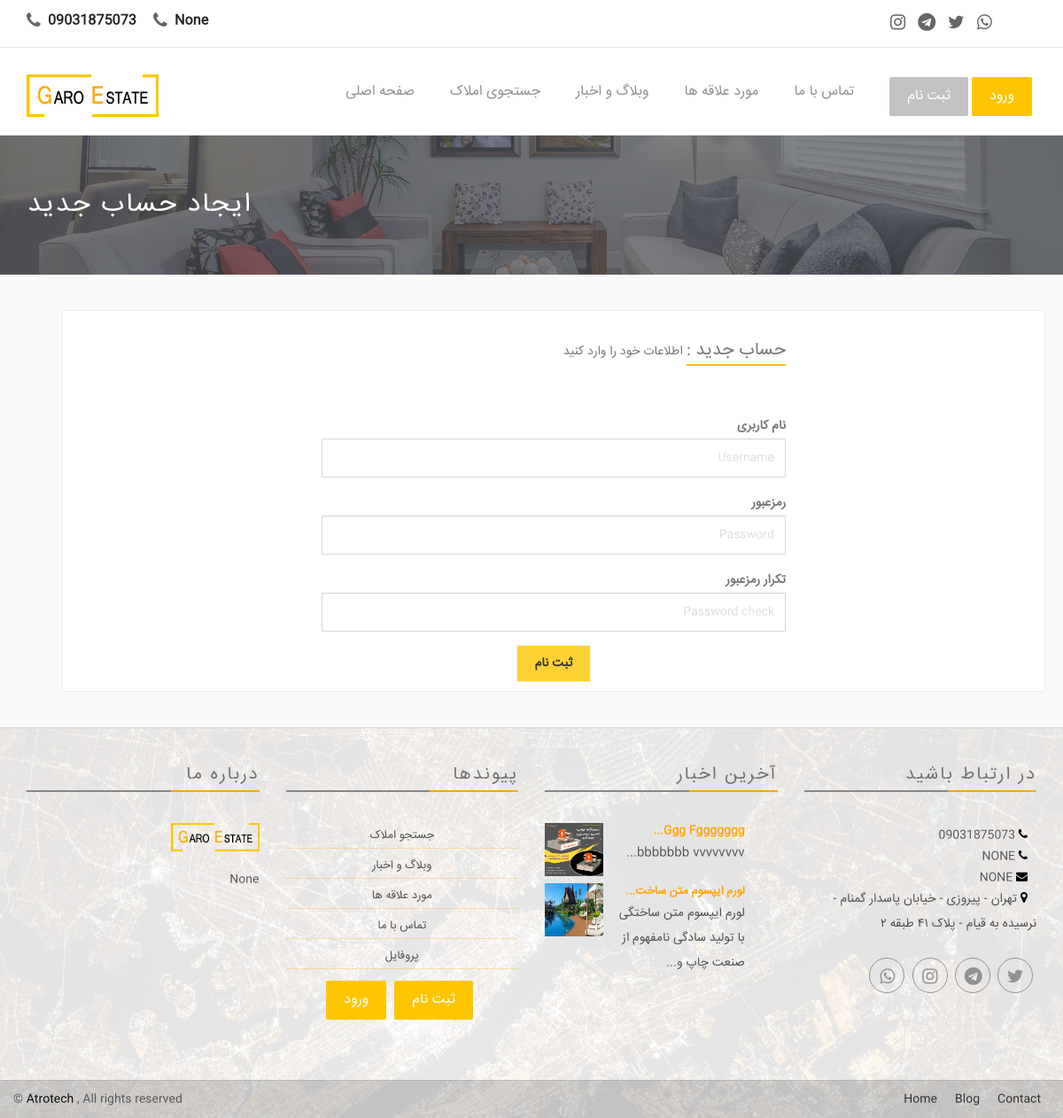
Screenshot of /register/ with the database file from the repository.
### app/models.py (models this page shows, shortened)
class Settings(models.Model):
  title = models.CharField(max_length=100, verbose_name = "عنوان")
  title_below = models.CharField(max_length=300 , null=True, blank=True , verbose_name = "متن زیر عنوان")
  introduction_text = models.TextField(max_length=2000 , null=True, blank=True , verbose_name = "متن معرفی" )
  contact_page_text = models.TextField(max_length=2000 , null=True, blank=True , verbose_name = "متن صفحه تماس با ما")
  experts_number = models.IntegerField(default='1', verbose_name = "تعداد کارشناسان")
  email = models.EmailField(max_length=200 , null=True , blank=True , verbose_name = "ایمیل")
  address = models.CharField(max_length=300 , null=True , blank=True , verbose_name = "آدرس")
  phone1 = models.CharField(max_length=20 , null=True , blank=True , verbose_name = "تلفن ۱")
  phone2 = models.CharField(max_length=20 , null=True , blank=True , verbose_name = "تلفن ۲")
  whatsapp_number = models.CharField(max_length=20 , null=True , blank=True , verbose_name = "شماره واتساپ")
  instagram = models.URLField(max_length=500, null=True, blank=True, verbose_name = "لینک اینستاگرام")
  telegram = models.URLField(max_length=500, null=True, blank=True, verbose_name = "لینک تلگرام")
  twitter = models.URLField(max_length=500, null=True, blank=True, verbose_name = "لینک توییتر")
  whatsapp = models.URLField(max_length=500, null=True, blank=True, verbose_name = "لینک واتس اپ")
  lat_long = models.CharField(max_length=50 , null=True , blank=True , verbose_name = "lat & long")
  logo = models.ImageField(default='logo.png', upload_to='logo', null=True, blank=True, verbose_name = "لوگو")
  header_image = models.ImageField(default='header.png', upload_to='header', null=True, blank=True, verbose_name = "تصویر سربرگ (header)")
  class Meta:
      verbose_name = "تنظیمات"
      verbose_name_plural = "تنظیمات"

### blogApp/models.py (models this page shows, shortened)
class Post(models.Model):
    title = models.CharField(max_length=255, verbose_name="عنوان")
    slug = models.SlugField(max_length=255, null=True, blank=True, verbose_name="نشانی پیوند (link)")
    author = models.ForeignKey(User, on_delete=models.CASCADE, verbose_name="نویسنده")
    img = models.ImageField(upload_to='blog', null=True, verbose_name="تصویر")
    body = RichTextField(blank=False, null=True, verbose_name="متن")
    comments = models.ManyToManyField(PostComment, blank=True, verbose_name="نظرات")
    post_date = models.DateTimeField(auto_now_add=True)
    category = models.ForeignKey(Categories, null=True, on_delete=models.PROTECT, related_name='category_set', verbose_name="دسته بندی")
    class Meta:
      verbose_name = "پست"
      verbose_name_plural = "پست ها"

### authentication/views.py (the view)
# urls.py: path('register/', register_user, name="register"),
def register_user(request):
    msg     = None
    success = False
    if request.method == "POST":
        form = SignUpForm(request.POST)
        if form.is_valid():
            form.save()
            username = form.cleaned_data.get("username")
            raw_password = form.cleaned_data.get("password1")
            user = authenticate(username=username, password=raw_password)
            msg     = 'کاربر ایجاد شد - <a href="/login">ورود</a>.'
            success = True
        else:
            msg = 'اطلاعات فرم معتبر نیست'
    else:
        form = SignUpForm()
    return render(request, "accounts/register.html", {"form": form, "msg" : msg, "success" : success })

### authentication/forms.py
class SignUpForm(UserCreationForm):
    username = forms.CharField(
        widget=forms.TextInput(
            attrs={
                "placeholder" : "Username",
                "class": "form-control"
            }
        ))
    password1 = forms.CharField(
        widget=forms.PasswordInput(
            attrs={
                "placeholder" : "Password",
                "class": "form-control"
            }
        ))
    password2 = forms.CharField(
        widget=forms.PasswordInput(
            attrs={
                "placeholder" : "Password check",
                "class": "form-control"
            }
        ))
    class Meta:
        model = User
        fields = ('username', 'password1', 'password2')

### app/context_processor.py (called while the page is built)
def settings(request):
    return {
    'settings': models.Settings.objects.all().last() ,
    'latestpost_list' : Post.objects.all().order_by('-post_date')[:3] ,
    'footer_latestpost_list' : Post.objects.all().order_by('-post_date')[:2]
    }

### crm/context_processor.py (called while the page is built)
def notification(request):
    if request.user.is_superuser:
        return {
           'new_reqs': models.Order_request.objects.filter(status='جدید').order_by('-date_created') ,
           'new_req_counts': models.Order_request.objects.filter(status='جدید').count()
        }
    elif request.user.is_authenticated:
        return {
           'new_reqs': models.Order_request.objects.filter(status='جدید' , user__user=request.user ).order_by('-date_created') ,
           'new_req_counts': models.Order_request.objects.filter(status='جدید' , user__user=request.user ).count()
        }
    else:
        return { 'userProfile': None }

def accessType(request):
    if request.user.is_authenticated:
        return { 'userProfile': get_object_or_404(models.Profile, user=request.user) }
    else:
        return { 'userProfile': None }

### templates/accounts/register.html (shortened to what this page needs)
{% extends "base.html" %}
{% block content %}
<div style="background:#494C53 url({{ settings.header_image.url }}) no-repeat scroll center top / cover; color:#FFF; position: relative; min-height: 140px; ">
		<div class="container">
				<div class="row">
						<div class="page-head-content">
								<h1 class="page-title"> ایجاد حساب جدید </h1>
						</div>
				</div>
		</div>
</div>
<div class="register-area" style="background-color: rgb(249, 249, 249);">
		<div class="container" dir="rtl">
				<div class="col-md-12">
						<div class="box-for overflow">
								<div class="col-sm-6 col-sm-offset-3 login-blocks">
										<h2>حساب جدید : </h2>
										<span class="mb-0 text-muted">
											{% if msg %}
												{{ msg | safe }}
											{% else %}
												اطلاعات خود را وارد کنید
											{% endif %}
										</span>
										<p> <br /> </p>
										{% if not success %}
										<form role="form" method="post" action="">
												<div class="form-group">
														<label for="name">نام کاربری</label>
														{{ form.username }}
												</div>
												<div class="form-group">
														<label for="password">رمزعبور</label>
														{{ form.password1 }}
												</div>
												<div class="form-group">
														<label for="password">تکرار رمزعبور</label>
														{{ form.password2 }}
												</div>
												<div class="text-center">
														<button type="submit" class="btn btn-default">ثبت نام</button>
												</div>
										</form>
										{% endif %}
								</div>
						</div>
				</div>
		</div>
</div>
{% endblock content %}

### templates/base.html (shortened to what this page needs)
{% load static %}
{% load bootstrap %}
<!DOCTYPE html>
<html class="no-js">
<head>
  <link rel="stylesheet" href="{% static 'assets/css/normalize.css' %}">
  <link rel="stylesheet" href="{% static 'assets/css/font-awesome.min.css' %}">
  <link rel="stylesheet" href="{% static 'assets/css/fontello.css">
  <link href="{% static 'assets/fonts/icon-7-stroke/css/pe-icon-7-stroke.css' %}" rel="stylesheet">
  <link href="{% static 'assets/fonts/icon-7-stroke/css/helper.css' %}" rel="stylesheet">
  <link href="{% static 'assets/css/animate.css' %}" rel="stylesheet" media="screen">
  <link rel="stylesheet" href="{% static 'assets/css/bootstrap-select.min.css' %}">
  <link rel="stylesheet" href="{% static 'bootstrap/css/bootstrap.min.css' %}">
  <link rel="stylesheet" href="{% static 'assets/css/icheck.min_all.css' %}">
  <link rel="stylesheet" href="{% static 'assets/css/price-range.css' %}">
  <link rel="stylesheet" href="{% static 'assets/css/owl.carousel.css' %}">
  <link rel="stylesheet" href="{% static 'assets/css/owl.theme.css' %}">
  <link rel="stylesheet" href="{% static 'assets/css/owl.transitions.css' %}">
  <link rel="stylesheet" href="{% static 'assets/css/style.css' %}">
  <link rel="stylesheet" href="{% static 'assets/css/responsive.css' %}">
  <link rel="stylesheet" href="https://cdnjs.cloudflare.com/ajax/libs/font-awesome/4.7.0/css/font-awesome.min.css">
</head>
<body>
  <div class="header-connect">
  		<div class="container">
  				<div class="row">
  						<div class="col-md-5 col-sm-8  col-xs-12">
  								<div class="header-half header-call">
  										<p>
  												<span> <i class="fa fa-phone"></i> <a href="tel:{{ settings.phone1 }}"> {{ settings.phone1 }} </a> </span>
                          <span> <i class="fa fa-phone"></i> <a href="tel:{{ settings.phone2 }}"> {{ settings.phone2 }} </a> </span>
  										</p>
  								</div>
  						</div>
  						<div class="col-md-2 col-md-offset-5  col-sm-3 col-sm-offset-1  col-xs-12">
  								<div class="header-half header-social">
  										<ul class="list-inline">
                          <li><a href="{{ settings.instagram }}"><i class="fa fa-instagram" style="font-size:20px"></i></a></li>
                          <li><a href="{{ settings.telegram }}"><i class="fa fa-telegram" style="font-size:20px"></i></a></li>
  												<li><a href="{{ settings.twitter }}"><i class="fa fa-twitter" style="font-size:20px"></i></a></li>
  												<li><a href="{{ settings.whatsapp }}"><i class="fa fa-whatsapp" style="font-size:20px"></i></a></li>
  										</ul>
  								</div>
  						</div>
  				</div>
  		</div>
  </div>
  <nav class="navbar navbar-default ">
  		<div class="container">
  				<div class="navbar-header">
  						<a class="navbar-brand" href="{% url 'app:home' %}"><img src="{{ settings.logo.url }}" alt="{{ settings.title }}"></a>
  				</div>
  				<div class="collapse navbar-collapse yamm" id="navigation">
  						<div class="button navbar-right">
                {% if user.is_authenticated %}
                <button class="navbar-btn nav-button wow fadeInRight" onclick=" window.location.replace('{% url 'logout' %}')" data-wow-delay="0.5s"> خروج </button>
                <button class="navbar-btn nav-button wow fadeInRight login" onclick=" window.location.replace('{% url 'app:profile' %}')" data-wow-delay="0.5s"> پروفایل </button>
                {% else %}
                <button class="navbar-btn nav-button wow bounceInRight" onclick="window.location.replace('{% url 'register' %}')" data-wow-delay="0.4s"> ثبت نام </button>
                <button class="navbar-btn nav-button wow fadeInRight login" onclick=" window.location.replace('{% url 'login' %}')" data-wow-delay="0.5s"> ورود </button>
                {% endif %}
  						</div>
  						<ul class="main-nav nav navbar-nav navbar-right">
  								<li class="wow fadeInDown" data-wow-delay="0.1s"><a class="" href="{% url 'app:home' %}"> صفحه اصلی </a> </li>
  								<li class="wow fadeInDown" data-wow-delay="0.1s"><a class="" href="{% url 'app:items' %}"> جستجوی املاک </a></li>
  								<li class="wow fadeInDown" data-wow-delay="0.1s"><a class="" href="/blog"> وبلاگ و اخبار  </a></li>
  								<li class="wow fadeInDown" data-wow-delay="0.1s"><a class="" href="{% url 'app:favs' %}"> مورد علاقه ها  </a></li>
  								<li class="wow fadeInDown" data-wow-delay="0.4s"><a href="{% url 'app:contact' %}"> تماس با ما </a></li>
  						</ul>
  				</div>
  		</div>
  </nav>
{% block content %}{% endblock content %}
    <div class="footer-area">
    		<div class=" footer">
    				<div class="container">
    						<div class="row" align="right">
    								<div class="col-md-3 col-sm-6 wow fadeInRight animated">
    										<div class="single-footer">
    												<h4> درباره ما </h4>
    												<div class="footer-title-line"></div>
    												<img src="{{ settings.logo.url }}" alt="{{ settings.title }} " class="wow pulse" data-wow-delay="1s">
    												<p dir="rtl"> {{ settings.title_below }} </p>
    										</div>
    								</div>
    								<div class="col-md-3 col-sm-6 wow fadeInRight animated">
    										<div class="single-footer">
    												<h4> پیوندها  </h4>
    												<div class="footer-title-line"></div>
    												<ul class="footer-menu" dir="rtl" align="center">
    														<li><a href="{% url 'app:items' %}"> جستجو املاک </a></li>
    														<li><a href="/blog"> وبلاگ و اخبار </a></li>
    														<li><a href="{% url 'app:favs' %}"> مورد علاقه ها </a></li>
    														<li><a href="{% url 'app:contact' %}">  تماس با ما  </a></li>
    														<li><a href="{% url 'app:profile' %}"> پروفایل </a>  </li>
                                <button class="navbar-btn nav-button wow bounceInRight login" onclick="window.location.replace('{% url 'register' %}')" data-wow-delay="0.4s"> ثبت نام </button>
                                <button class="navbar-btn nav-button wow fadeInRight login" onclick=" window.location.replace('{% url 'login' %}')" data-wow-delay="0.5s"> ورود </button>
    												</ul>
    										</div>
    								</div>
    								<div class="col-md-3 col-sm-6 wow fadeInRight animated">
    										<div class="single-footer">
    												<h4> آخرین اخبار </h4>
    												<div class="footer-title-line"></div>
    												<ul class="footer-blog">
                            {% for post in footer_latestpost_list %}
    														<li dir="rtl">
    																<div class="col-md-3 blg-thumb p0">
    																		<a href="{% url 'blog-detail' post.slug %}"> <img src="{{post.img.url}}"> </a>
    																</div>
    																<div class="col-md-8  col-sm-8 col-xs-8  blg-entry">
    																		<h6> <a href="{% url 'blog-detail' post.slug %}"> {{ post.title | slice:':20' | safe}}... </a></h6>
    																		{{post.body | slice:':65' | safe}}...
    																</div>
    														</li> <br>
                            {% endfor %}
    												</ul>
    										</div>
    								</div>
    								<div class="col-md-3 col-sm-6 wow fadeInRight animated">
    										<div class="single-footer news-letter">
    												<h4> در ارتباط باشید </h4>
    												<div class="footer-title-line"></div>
                            <ul class="footer-adress" dir="rtl">
                                <li> <a href="tel:{{ settings.phone1 }}"> <i class="fa fa-phone"></i> {{ settings.phone1 }} </a> </li>
                                <li> <a href="tel:{{ settings.phone2 }}"> <i class="fa fa-phone"></i> {{ settings.phone2 }} </a> </li>
                                <li> <a href="mailto:{{ settings.email }}"> <i class="fa fa-envelope"> </i> {{ settings.email }} </a> </li>
                                <li> <i class="fa fa-map-marker"> </i> {{ settings.address }} </li>
                            </ul>
                            <br>
    												<div class="social pull-right">
    														<ul>
    																<li><a class="wow fadeInUp animated" href="{{ settings.whatsapp }}"><i class="fa fa-whatsapp"></i></a></li>
    																<li><a class="wow fadeInUp animated" href="{{ settings.instagram }}" data-wow-delay="0.3s"><i class="fa fa-instagram"></i></a></li>
    																<li><a class="wow fadeInUp animated" href="{{ settings.telegram }}" data-wow-delay="0.4s"><i class="fa fa-telegram"></i></a></li>
    																<li><a class="wow fadeInUp animated" href="{{ settings.twitter }}" data-wow-delay="0.5s"><i class="fa fa-twitter"></i></a></li>
    														</ul>
    												</div>
    										</div>
    								</div>
    						</div>
    				</div>
    		</div>
    		<div class="footer-copy text-center">
    				<div class="container">
    						<div class="row">
    								<div class="pull-left">
    										<span> &#169; <a href="http://www.Atrotech.ir">Atrotech</a> , All rights reserved </span>
    								</div>
    								<div class="bottom-menu pull-right">
    										<ul>
    												<li><a class="wow fadeInUp animated" href="{% url 'app:home' %}" data-wow-delay="0.2s">Home</a></li>
    												<li><a class="wow fadeInUp animated" href="/blog" data-wow-delay="0.4s">Blog</a></li>
    												<li><a class="wow fadeInUp animated" href="{% url 'app:contact' %}" data-wow-delay="0.6s">Contact</a></li>
    										</ul>
    								</div>
    						</div>
    				</div>
    		</div>
    </div>
</body>
</html>

### rows the page displays
Settings: phone1 "09031875073", phone2 "None", logo (picture), header_image (picture), title_below "None", phone2 "NONE", email "NONE", address "تهران - پیروزی - خیابان پاسدار گمنام - نرسیده به قیام - پلاک ۴۱ طبقه ۲"
Post: img (picture), title "Ggg Fggggggg", body "bbbbbbb vvvvvvvv"
Post: img (picture), title "لورم ایپسوم متن ساخت", body "لورم ایپسوم متن ساختگی با تولید سادگی نامفهوم از صنعت چاپ و"
